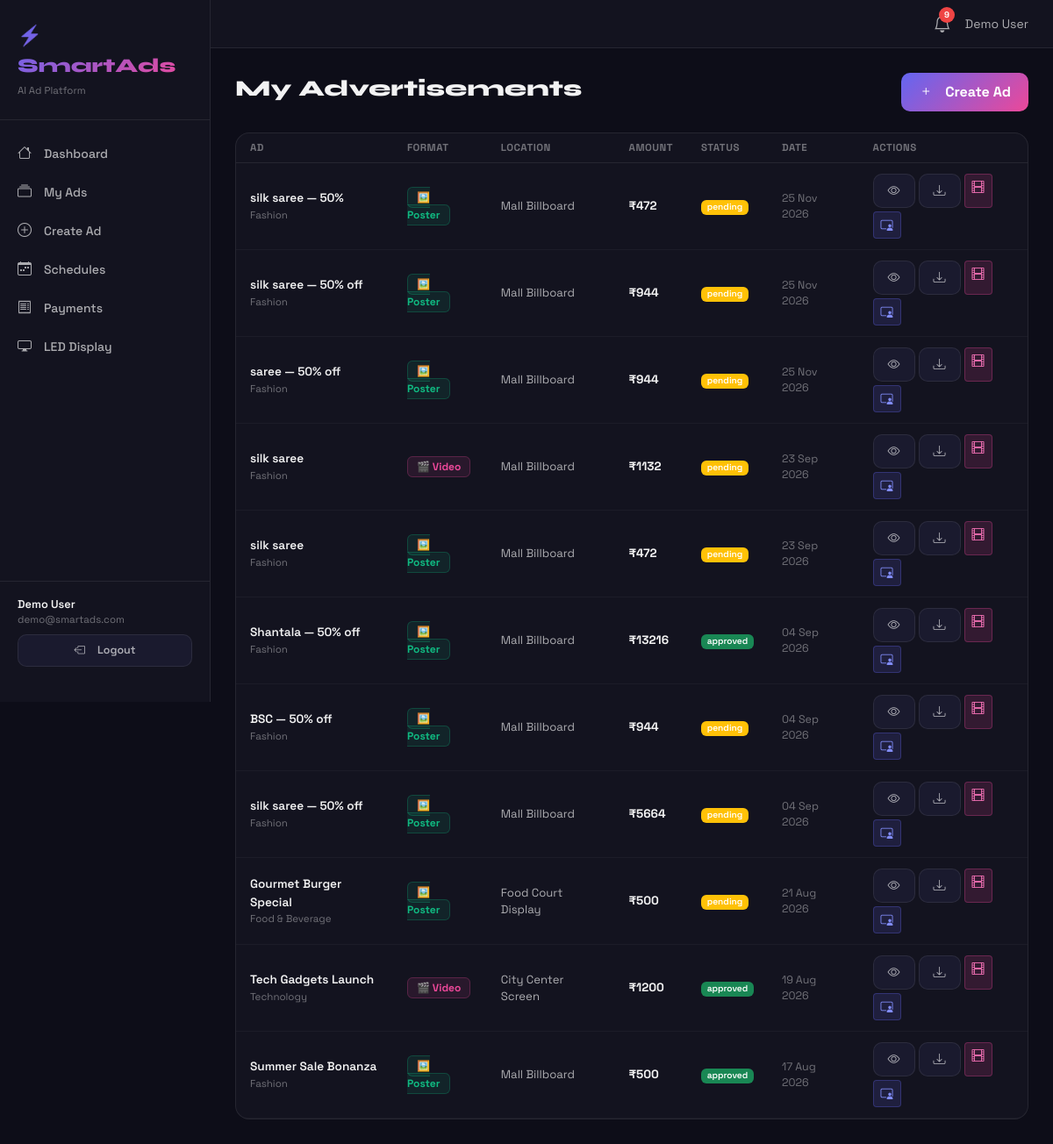
/ads/ (signed in), run on the app's committed database.
### app/models/user.py (models this page shows, shortened)
class User(UserMixin, db.Model):
    __tablename__ = 'users'
    id            = db.Column(db.Integer, primary_key=True)
    name          = db.Column(db.String(120), nullable=False)
    email         = db.Column(db.String(150), unique=True, nullable=False, index=True)
    password_hash = db.Column(db.String(256), nullable=False)
    role          = db.Column(db.String(20), default='user')
    is_active     = db.Column(db.Boolean, default=True)
    created_at    = db.Column(db.DateTime, default=datetime.utcnow)
    last_login    = db.Column(db.DateTime, nullable=True)
    advertisements = db.relationship('Advertisement', backref='owner', lazy='dynamic', foreign_keys='Advertisement.user_id')
    payments       = db.relationship('Payment', backref='user', lazy='dynamic')
    schedules      = db.relationship('AdSchedule', backref='user', lazy='dynamic', foreign_keys='AdSchedule.user_id')
    notifications  = db.relationship('Notification', backref='user', lazy='dynamic')
    videos         = db.relationship('AdVideo', backref='user', lazy='dynamic')
    def is_admin(self): return self.role == 'admin'

### app/models/ad.py (models this page shows, shortened)
class Advertisement(db.Model):
    __tablename__  = 'advertisements'
    id             = db.Column(db.Integer, primary_key=True)
    user_id        = db.Column(db.Integer, db.ForeignKey('users.id'), nullable=False, index=True)
    title          = db.Column(db.String(200), nullable=False)
    product_name   = db.Column(db.String(150), nullable=False)
    category       = db.Column(db.String(80), nullable=False)
    offer          = db.Column(db.String(200), nullable=True)
    description    = db.Column(db.Text, nullable=True)
    location       = db.Column(db.String(100), nullable=True)
    ad_format      = db.Column(db.String(20), default='poster')   # NEW: poster | video
    amount_paid    = db.Column(db.Float, default=0.0)              # NEW: actual cost paid
    generated_text = db.Column(db.Text, nullable=True)
    slogans        = db.Column(db.Text, nullable=True)
    template_style = db.Column(db.String(50), default='modern')
    theme_color    = db.Column(db.String(20), default='#6366f1')
    media_filename = db.Column(db.String(300), nullable=True)
    media_type     = db.Column(db.String(20), nullable=True)
    ad_type        = db.Column(db.String(20), default='ai_generated')
    status         = db.Column(db.String(20), default='draft')
    admin_notes    = db.Column(db.Text, nullable=True)
    payment_status = db.Column(db.String(20), default='unpaid')
    engagement_score = db.Column(db.Integer, default=0)
    created_at     = db.Column(db.DateTime, default=datetime.utcnow)
    updated_at     = db.Column(db.DateTime, default=datetime.utcnow, onupdate=datetime.utcnow)
    approved_at    = db.Column(db.DateTime, nullable=True)
    schedules = db.relationship('AdSchedule', backref='advertisement', lazy='dynamic', cascade='all, delete-orphan')
    payments  = db.relationship('Payment', backref='advertisement', lazy='dynamic')
    videos    = db.relationship('AdVideo', backref='advertisement', lazy='dynamic')
    def status_badge(self):
        return {'draft':'secondary','pending':'warning','approved':'success','rejected':'danger'}.get(self.status,'secondary')

### app/routes/ads.py (the view)
@ads_bp.route('/')
@login_required
def list_ads():
    ads = Advertisement.query.filter_by(user_id=current_user.id)\
          .order_by(Advertisement.created_at.desc()).all()
    return render_template('ads/list.html', ads=ads)

### app/models/user.py (called while the page is built)
@login_manager.user_loader
def load_user(uid): return User.query.get(int(uid))

### app/templates/ads/list.html (shortened to what this page needs)
{% extends 'base.html' %}
{% block content %}
<div class="d-flex justify-content-between align-items-center mb-4">
  <div><h1 class="page-title">My Advertisements</h1></div>
  <a href="{{ url_for('ads.create') }}" class="btn-gradient"><i class="bi bi-plus me-2"></i>Create Ad</a>
</div>
{% if ads %}
<div class="card-modern p-0 overflow-hidden">
  <table class="table-dark-custom">
    <thead><tr><th>Ad</th><th>Format</th><th>Location</th><th>Amount</th><th>Status</th><th>Date</th><th>Actions</th></tr></thead>
    <tbody>
      {% for ad in ads %}
      <tr>
        <td>
          <div style="font-weight:600;color:var(--text)">{{ ad.title[:40] }}</div>
          <div style="font-size:.72rem;color:var(--text-muted)">{{ ad.category }}</div>
        </td>
        <td>
          <span style="padding:3px 10px;border-radius:6px;font-size:.75rem;font-weight:700;
            background:{{ 'rgba(16,185,129,.1)' if ad.ad_format=='poster' else 'rgba(236,72,153,.1)' }};
            color:{{ '#10b981' if ad.ad_format=='poster' else '#ec4899' }};
            border:1px solid {{ 'rgba(16,185,129,.25)' if ad.ad_format=='poster' else 'rgba(236,72,153,.25)' }}">
            {{ '🖼️ Poster' if ad.ad_format=='poster' else '🎬 Video' }}
          </span>
        </td>
        <td style="font-size:.82rem;color:var(--text-secondary)">{{ ad.location or '—' }}</td>
        <td>
          {% if ad.amount_paid %}<div style="font-weight:700;color:var(--text)">₹{{ ad.amount_paid|int }}</div>{% else %}
          <a href="{{ url_for('ads.choose_format', ad_id=ad.id) }}" class="btn-gradient btn-sm" style="font-size:.72rem;padding:4px 10px">Pay Now</a>
          {% endif %}
        </td>
        <td><span class="badge bg-{{ ad.status_badge() }}">{{ ad.status }}</span></td>
        <td style="font-size:.78rem;color:var(--text-muted)">{{ ad.created_at.strftime('%d %b %Y') }}</td>
        <td>
          <div class="d-flex gap-1 flex-wrap">
            <a href="{{ url_for('ads.preview', ad_id=ad.id) }}" class="btn btn-sm btn-surface" title="Preview"><i class="bi bi-eye"></i></a>
            <a href="{{ url_for('ads.download', ad_id=ad.id) }}" class="btn btn-sm btn-surface" title="Download"><i class="bi bi-download"></i></a>
            <a href="{{ url_for('ads.video', ad_id=ad.id) }}" class="btn btn-sm" title="🎬 Motion Video"
               style="background:rgba(236,72,153,.15);border:1px solid rgba(236,72,153,.3);color:#f472b6"><i class="bi bi-film"></i></a>
            <a href="{{ url_for('video.studio', ad_id=ad.id) }}" class="btn btn-sm" title="🤖 D-ID Avatar"
               style="background:rgba(99,102,241,.15);border:1px solid rgba(99,102,241,.3);color:#818cf8"><i class="bi bi-person-video3"></i></a>
          </div>
        </td>
      </tr>
      {% endfor %}
    </tbody>
  </table>
</div>
{% else %}
<div class="card-modern p-5 text-center">
  <i class="bi bi-collection" style="font-size:4rem;color:var(--text-muted);display:block;margin-bottom:16px"></i>
  <h3 style="color:var(--text-muted)">No ads yet</h3>
  <a href="{{ url_for('ads.create') }}" class="btn-gradient mt-4">Create Your First Ad</a>
</div>
{% endif %}
{% endblock %}

### app/templates/base.html (shortened to what this page needs)
<!DOCTYPE html>
<html lang="en">
<head>
<link href="https://cdn.jsdelivr.net/npm/bootstrap@5.3.2/dist/css/bootstrap.min.css" rel="stylesheet">
<link href="https://cdn.jsdelivr.net/npm/bootstrap-icons@1.11.3/font/bootstrap-icons.css" rel="stylesheet">
</head>
<body>
<div class="sidebar">
  <div class="sidebar-brand">
    <div class="brand-logo">⚡ SmartAds</div>
    <div style="font-size:.72rem;color:var(--text-muted);margin-top:4px">AI Ad Platform</div>
  </div>
  <nav>
    <div class="nav-item"><a href="{{ url_for('dashboard.home') }}"><i class="bi bi-house"></i>Dashboard</a></div>
    <div class="nav-item"><a href="{{ url_for('ads.list_ads') }}"><i class="bi bi-collection"></i>My Ads</a></div>
    <div class="nav-item"><a href="{{ url_for('ads.create') }}"><i class="bi bi-plus-circle"></i>Create Ad</a></div>
    <div class="nav-item"><a href="{{ url_for('schedule.index') }}"><i class="bi bi-calendar-week"></i>Schedules</a></div>
    <div class="nav-item"><a href="{{ url_for('payment.history') }}"><i class="bi bi-receipt"></i>Payments</a></div>
    <div class="nav-item"><a href="{{ url_for('display.index') }}"><i class="bi bi-display"></i>LED Display</a></div>
  </nav>
  {% if current_user.is_authenticated %}
  <div style="margin-top:auto;padding:16px 20px;border-top:1px solid var(--border)">
    <div style="font-size:.8rem;font-weight:600;color:var(--text)">{{ current_user.name }}</div>
    <div style="font-size:.72rem;color:var(--text-muted)">{{ current_user.email }}</div>
    <a href="{{ url_for('auth.logout') }}" class="btn-surface mt-2 w-100" style="justify-content:center;font-size:.78rem">
      <i class="bi bi-box-arrow-left me-2"></i>Logout</a>
  </div>
  {% endif %}
</div>
<div class="main-content">
  <div class="topbar">
    {% if current_user.is_authenticated %}
    <div class="d-flex align-items-center gap-3">
      <a href="{{ url_for('notifications.index') }}" style="position:relative;color:var(--text-secondary);text-decoration:none">
        <i class="bi bi-bell fs-5"></i>
        <span id="notif-count" class="notif-badge d-none">0</span>
      </a>
      <div style="font-size:.875rem;color:var(--text-secondary)">
        {{ current_user.name }}
      </div>
    </div>
    {% endif %}
  </div>
  <div class="content-area">
    {% block content %}{% endblock %}
  </div>
</div>
</body>
</html>

### app/templates/base.html (style rules this page uses)
:root { --bg:#0d0d18;--bg-card:#13131f;--bg-elevated:#1a1a2e;--border:rgba(255,255,255,.08); --text:rgba(255,255,255,.95);--text-secondary:rgba(255,255,255,.65);--text-muted:rgba(255,255,255,.4); --accent:#6366f1;--accent-glow:rgba(99,102,241,.15);--success:#10b981;--danger:#ef4444; --warning:#f59e0b;--info:#06b6d4;--font-sans:'Space Grotesk',sans-serif; }
* { box-sizing:border-box;margin:0;padding:0; }
body { background:var(--bg);color:var(--text);font-family:var(--font-sans);min-height:100vh; }
.sidebar { width:240px;background:var(--bg-card);border-right:1px solid var(--border); position:fixed;top:0;left:0;height:100vh;z-index:100;display:flex;flex-direction:column;padding:24px 0;overflow-y:auto; }
.sidebar-brand { padding:0 20px 24px;border-bottom:1px solid var(--border);margin-bottom:16px; }
.brand-logo { font-family:'Syne',sans-serif;font-size:1.4rem;font-weight:800; background:linear-gradient(135deg,#6366f1,#ec4899);-webkit-background-clip:text;-webkit-text-fill-color:transparent; }
.nav-item a { display:flex;align-items:center;gap:10px;padding:10px 20px;color:var(--text-secondary); text-decoration:none;transition:all .2s;font-size:.875rem;font-weight:500; }
.nav-item a i { font-size:1rem;width:20px; }
.main-content { margin-left:240px;min-height:100vh; }
.topbar { background:var(--bg-card);border-bottom:1px solid var(--border);padding:12px 28px; display:flex;align-items:center;justify-content:space-between;position:sticky;top:0;z-index:99; }
.content-area { padding:28px; }
.page-title { font-family:'Syne',sans-serif;font-size:1.6rem;font-weight:800;color:var(--text); }
.card-modern { background:var(--bg-card);border:1px solid var(--border);border-radius:16px;padding:24px;transition:all .2s; }
.btn-gradient { background:linear-gradient(135deg,#6366f1,#ec4899);border:none;color:white;padding:10px 20px; border-radius:10px;font-weight:700;font-family:var(--font-sans);cursor:pointer;transition:all .2s; text-decoration:none;display:inline-flex;align-items:center;gap:6px; }
.btn-surface { background:var(--bg-elevated);border:1px solid var(--border);color:var(--text-secondary); padding:8px 16px;border-radius:10px;font-weight:600;font-family:var(--font-sans);cursor:pointer; transition:all .2s;text-decoration:none;display:inline-flex;align-items:center;gap:6px; }
.badge { font-family:var(--font-sans);font-weight:600; }
.table-dark-custom { width:100%;border-collapse:collapse; }
.table-dark-custom th { font-size:.72rem;font-weight:700;text-transform:uppercase;letter-spacing:.5px; color:var(--text-muted);padding:8px 16px;border-bottom:1px solid var(--border); }
.table-dark-custom td { padding:12px 16px;border-bottom:1px solid rgba(255,255,255,.04);font-size:.85rem;color:var(--text-secondary); }
.notif-badge { background:#ef4444;color:white;border-radius:50%;width:18px;height:18px; font-size:.6rem;font-weight:700;display:inline-flex;align-items:center;justify-content:center; position:absolute;top:-4px;right:-4px; }

### data on the page
User: name "Demo User", email "demo@smartads.com"
Advertisement: title "silk saree — 50%", category "Fashion", ad_format "🖼️ Poster", location "Mall Billboard", amount_paid "472", status "pending", created_at "25 Nov 2026"
Advertisement: title "silk saree — 50% off", category "Fashion", ad_format "🖼️ Poster", location "Mall Billboard", amount_paid "944", status "pending", created_at "25 Nov 2026"
Advertisement: title "saree — 50% off", category "Fashion", ad_format "🖼️ Poster", location "Mall Billboard", amount_paid "944", status "pending", created_at "25 Nov 2026"
Advertisement: title "silk saree", category "Fashion", ad_format "🎬 Video", location "Mall Billboard", amount_paid "1132", status "pending", created_at "23 Sep 2026"
Advertisement: title "silk saree", category "Fashion", ad_format "🖼️ Poster", location "Mall Billboard", amount_paid "472", status "pending", created_at "23 Sep 2026"
Advertisement: title "Shantala — 50% off", category "Fashion", ad_format "🖼️ Poster", location "Mall Billboard", amount_paid "13216", status "approved", created_at "04 Sep 2026"
Advertisement: title "BSC — 50% off", category "Fashion", ad_format "🖼️ Poster", location "Mall Billboard", amount_paid "944", status "pending", created_at "04 Sep 2026"
Advertisement: title "silk saree — 50% off", category "Fashion", ad_format "🖼️ Poster", location "Mall Billboard", amount_paid "5664", status "pending", created_at "04 Sep 2026"
Advertisement: title "Gourmet Burger Special", category "Food & Beverage", ad_format "🖼️ Poster", location "Food Court Display", amount_paid "500", status "pending", created_at "21 Aug 2026"
Advertisement: title "Tech Gadgets Launch", category "Technology", ad_format "🎬 Video", location "City Center Screen", amount_paid "1200", status "approved", created_at "19 Aug 2026"
Advertisement: title "Summer Sale Bonanza", category "Fashion", ad_format "🖼️ Poster", location "Mall Billboard", amount_paid "500", status "approved", created_at "17 Aug 2026"
